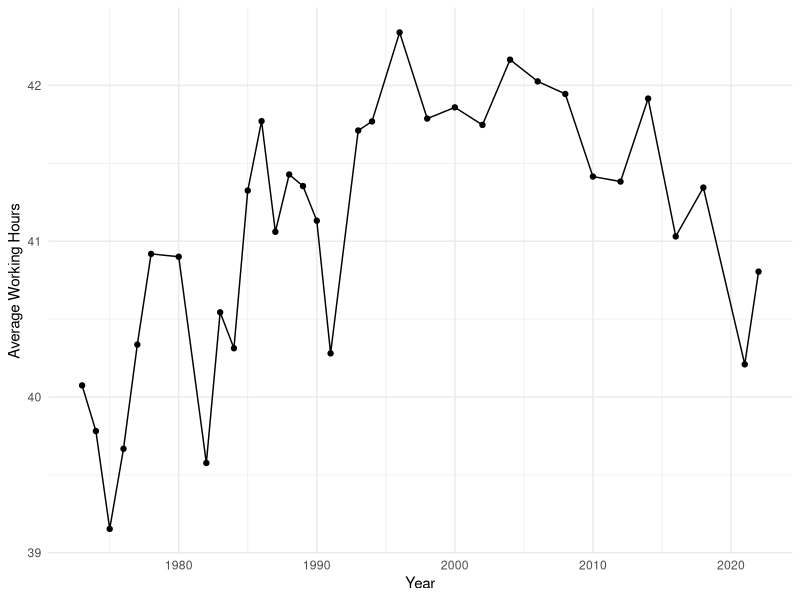
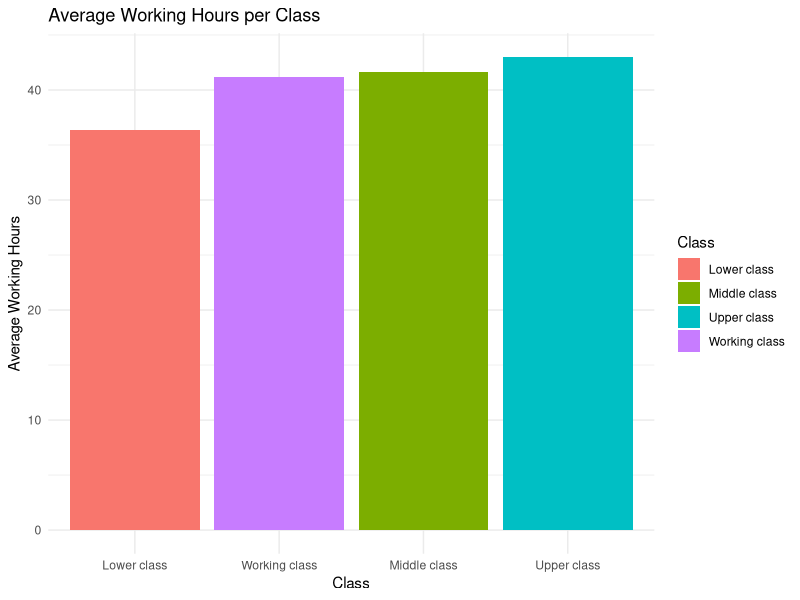
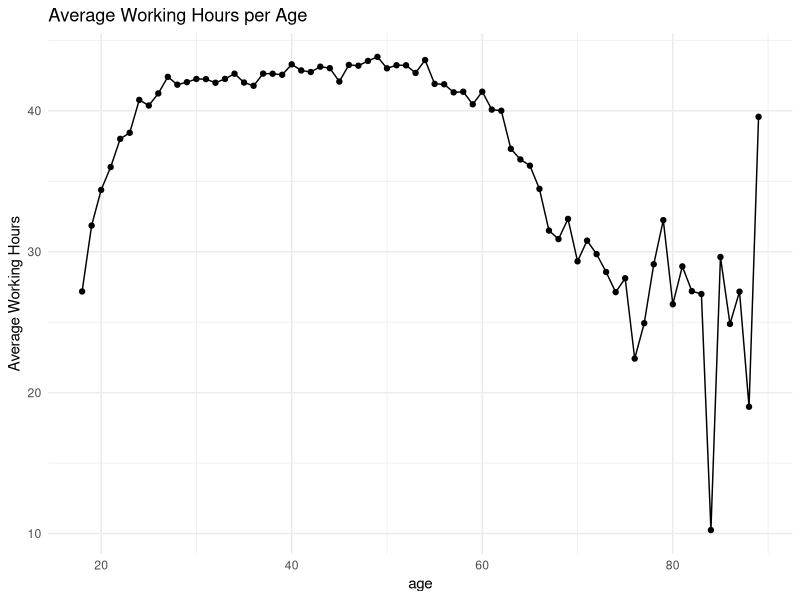
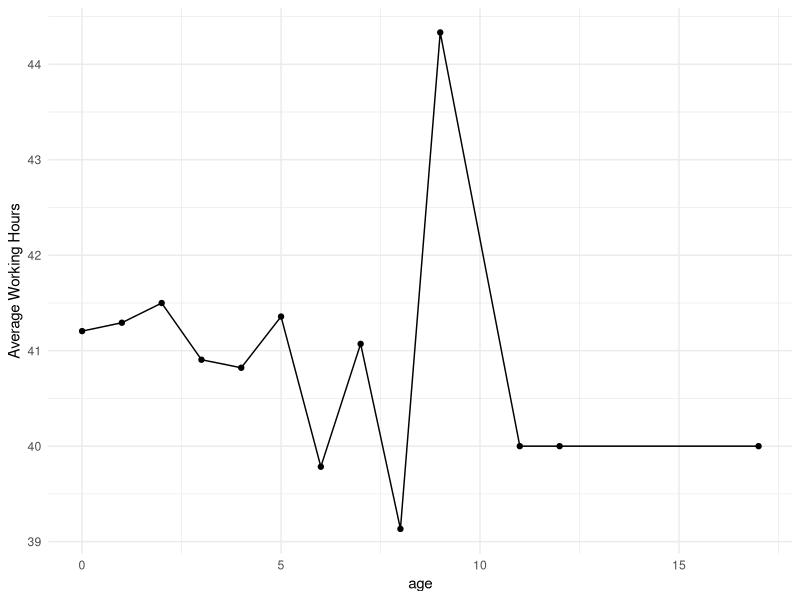
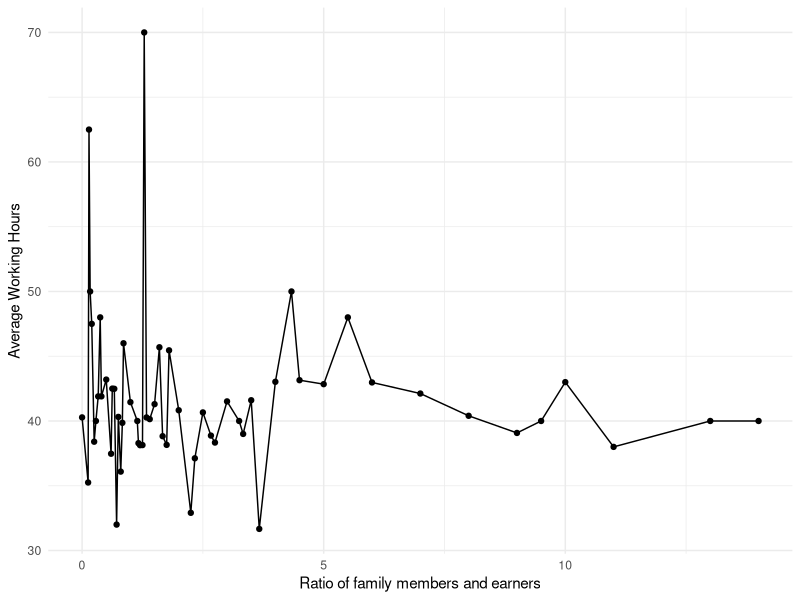
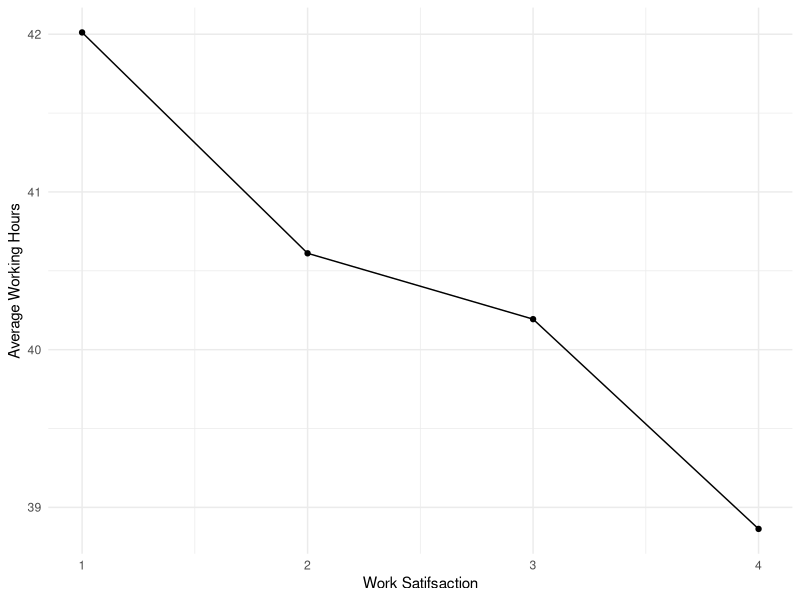
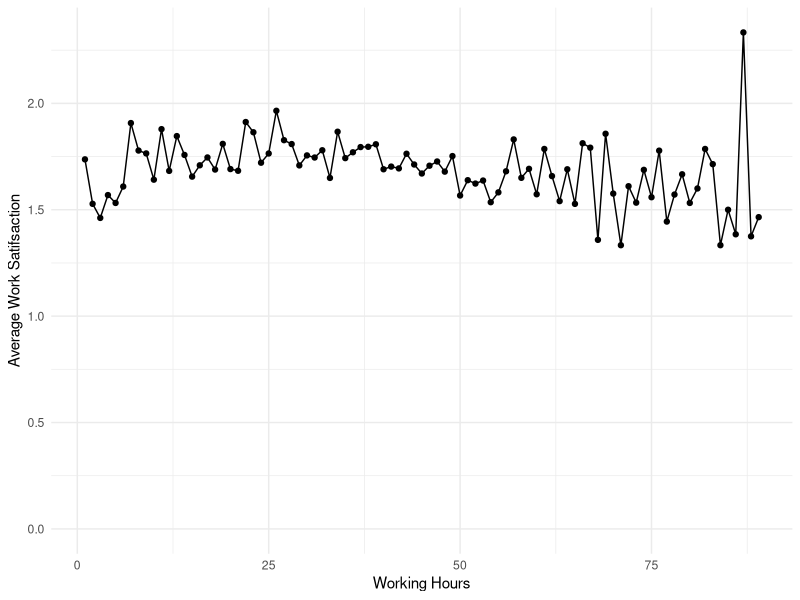
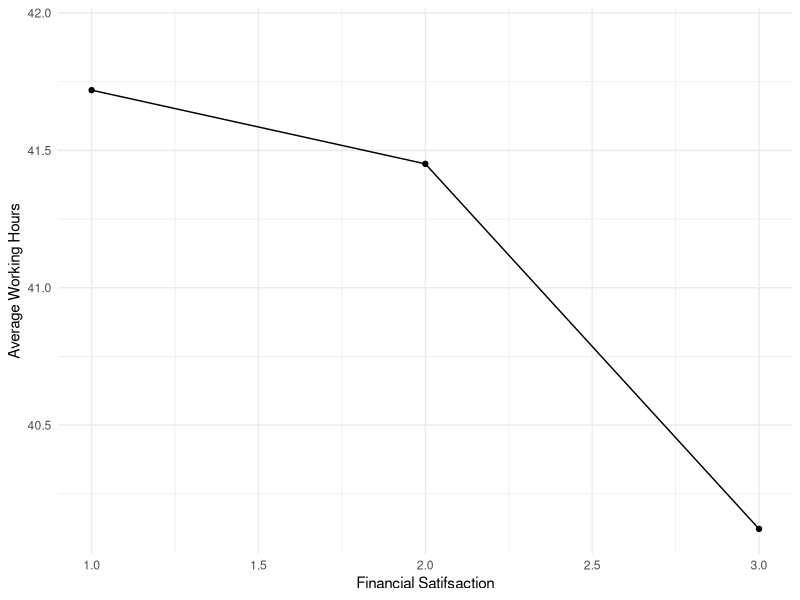

Source code (R) for these figures, in order:
## ---- chunk 1
#| include: false
#| warning: false
#| message: false

library(tidyverse)
library(here)
cleaned_data<-read_csv(file=here("data/analysis_data/analysis_data.csv"))

## ---- chunk 2
#| label: fig-year
#| fig-cap: Average Working Hours per Year per Week
#| echo: false

hrs_by_years<-
  group_by(cleaned_data, year)|>
  summarize(mean=mean(hrs))

ggplot(hrs_by_years,aes(x=year,y=mean))+
  geom_line() +
  geom_point() +
  theme_minimal() + 
  labs(x = "Year",
       y = "Average Working Hours")
## ---- chunk 3
#| label: fig-class
#| fig-cap: Average Working Hours per Class per Week
#| echo: false
#| warning: false
#| message: false

hrs_by_class <-
  cleaned_data |>
  filter(is.na(cleaned_data$class)==FALSE&cleaned_data$class!=5) |>
  group_by(class)|>
  summarize(mean=mean(hrs)) |>
  mutate(class_str=as.character(class))

hrs_by_class$class_str[hrs_by_class$class_str == '1'] <- 'Lower class'
hrs_by_class$class_str[hrs_by_class$class_str == '2'] <- 'Working class'
hrs_by_class$class_str[hrs_by_class$class_str == '3'] <- 'Middle class'
hrs_by_class$class_str[hrs_by_class$class_str == '4'] <- 'Upper class'

ggplot(hrs_by_class, aes(x = factor(class_str,level = c('Lower class','Working class','Middle class','Upper class')), y = mean, fill = class_str)) +
  geom_bar(stat = "identity", position = "dodge") +
  theme_minimal() +
  labs(title = "Average Working Hours per Class", x = "Class", y = "Average Working Hours", fill ="Class")
## ---- chunk 4
#| label: fig-age
#| fig-cap: Average Working Hours per Age per Week
#| echo: false
#| warning: false
#| message: false
hrs_by_age<-
  group_by(cleaned_data, age)|>
  summarize(mean=mean(hrs))

ggplot(hrs_by_age,aes(x=age,y=mean))+
  geom_line() +
  geom_point() +
  theme_minimal() + 
  labs(title = "Average Working Hours per Age",
       x = "age",
       y = "Average Working Hours")

## ---- chunk 5
#| label: fig-minors
#| fig-cap: Average Working Hours per Number of Minors
#| echo: false
#| warning: false
#| message: false
hrs_by_num_of_minors <-
  cleaned_data |>
  mutate(minors = babies + preteen + teens)|>
  group_by(minors)|>
  summarize(mean = mean(hrs))

ggplot(hrs_by_num_of_minors,aes(x=minors,y=mean))+
  geom_line() +
  geom_point() +
  theme_minimal() + 
  labs(x = "age",
       y = "Average Working Hours")

## ---- chunk 6
#| label: fig-ratio
#| fig-cap: Average Working Hours per Ratio
#| echo: false
#| warning: false
#| message: false
hrs_by_ratio <-
  cleaned_data |>
  mutate(ratio = (babies + preteen + teens + adults)/earnrs) |>
  group_by(ratio) |>
  summarize(mean = mean(hrs))

ggplot(hrs_by_ratio,aes(x=ratio,y=mean))+
  geom_line() +
  geom_point() +
  theme_minimal() + 
  labs(x = "Ratio of family members and earners",
       y = "Average Working Hours")
## ---- chunk 7
#| label: fig-satjob
#| fig-cap: Work Satifsaction and Average Working Hours
#| echo: false
#| warning: false
#| message: false
hrs_by_satjob<-
  group_by(cleaned_data, satjob )|>
  summarize(mean=mean(hrs))

ggplot(hrs_by_satjob,aes(x=satjob ,y=mean))+
  geom_line() +
  geom_point() +
  theme_minimal() + 
  labs(x = "Work Satifsaction",
       y = "Average Working Hours")

## ---- chunk 8
#| label: fig-satjob_by_hrs
#| fig-cap: Working Hours and Average Work Satifsaction
#| echo: false
#| warning: false
#| message: false
satjob_by_hrs<-
  cleaned_data |>
  filter(is.na(cleaned_data$satjob)==FALSE)|>
  group_by(hrs )|>
  summarize(mean=mean(satjob))

ggplot(satjob_by_hrs,aes(x=hrs,y=mean))+
  geom_line() +
  geom_point() +
  theme_minimal() + 
  labs(x = "Working Hours",
       y = "Average Work Satifsaction") +
  expand_limits(y=0)
## ---- chunk 9
#| label: fig-satfin
#| fig-cap: Financial Satifsaction and Average Working Hours
#| echo: false
#| warning: false
#| message: false
hrs_by_satfin<-
  group_by(cleaned_data, satfin )|>
  summarize(mean=mean(hrs))

ggplot(hrs_by_satfin,aes(x=satfin ,y=mean))+
  geom_line() +
  geom_point() +
  theme_minimal() + 
  labs(x = "Financial Satifsaction",
       y = "Average Working Hours")
